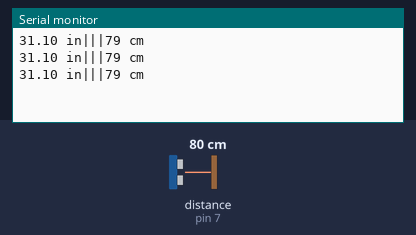
Recording of a sketch running on a simulated Arduino Uno, built with avr-gcc and run on an emulated ATmega328P. Shown: the last lines printed to the serial monitor. Wiring (inferred from the names in the program): ultrasonic range finder: trigger pin 8; echo pin 7. The inputs (shaded band) are chosen by the test bench; at power-on: distance to the obstacle (sensor on pin 7) 80 cm. The echo pulse lasts 58.3 µs per cm.

Above: at 1.3 s.
1.4 s: distance to the obstacle (sensor on pin 7) set to 2 cm
At 1.9 s:
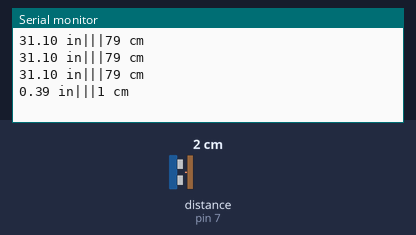
2.9 s: distance to the obstacle (sensor on pin 7) set to 4 cm
At 3.4 s:
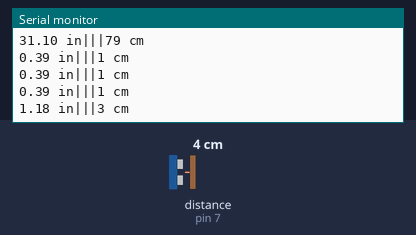
Timing chart, 0 to 5.9 s (numbered marks = the images above; inputs shaded):
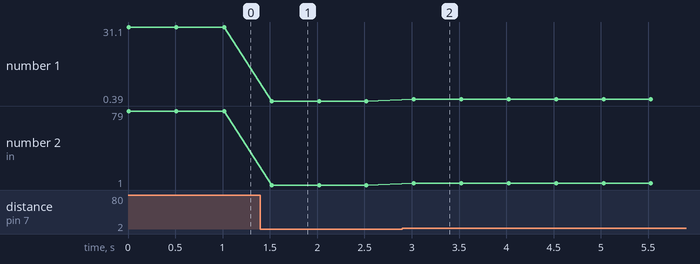

Measured:
- after the input at 1.4 s, the serial monitor: prints a new line after 0.12 s (image 1)
- after the input at 2.9 s, the serial monitor: prints a new line after 0.12 s (image 2)
- plotted number 1: 31.1 → 0.39 after the input at 1.4 s, 0.39 → 1.18 after the input at 2.9 s
- plotted number 2: 79 → 1 after the input at 1.4 s, 1 → 3 after the input at 2.9 s

The sketch:

sketch_may05a.ino
```cpp
#define trigPin 8
#define echoPin 7

void setup() {
  Serial.begin (9600);
  pinMode(trigPin, OUTPUT);
  pinMode(echoPin, INPUT);
}

void loop() {
  long duration, distance;
  digitalWrite(trigPin, LOW);
  delayMicroseconds(2);
  digitalWrite(trigPin, HIGH);
  delayMicroseconds(10);
  digitalWrite(trigPin, LOW);
  duration = pulseIn(echoPin, HIGH);
  distance = (duration/2) / 29.1;

  Serial.print(distance/2.54);
  Serial.print(" in|||");
  Serial.print(distance);
  Serial.print (" cm");
  Serial.println("");


  delay(500);
}
```
